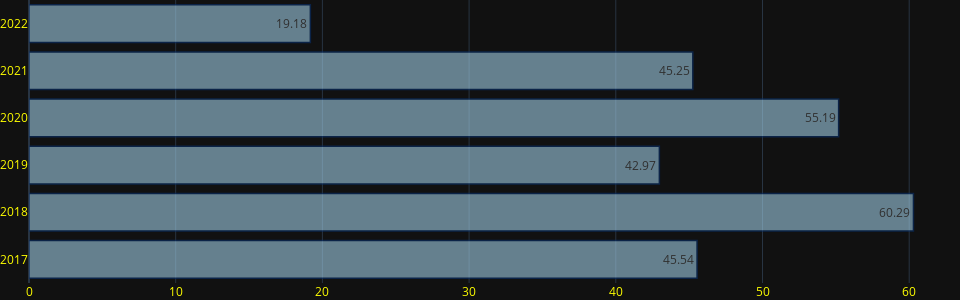

Here is the notebook cell this chart was saved with:
### Markdown cell above
Lượng mưa

### Code cell
fig = go.Figure()
fig.add_trace(go.Bar(y = yearly.index.year, x=yearly.prcp, text = yearly.prcp, textposition='auto', orientation='h'))
fig.update_traces(marker_color='rgb(158,202,225)', marker_line_color='rgb(8,48,107)',
                  marker_line_width=1.5, opacity=0.6,
                  )
fig.update_layout(
    title={
        # 'text': f'<b>Tổng lượng mưa của từng năm</b>',
        # 'y':0.8,
        # 'x':0.5,
        'xanchor': 'center',
        'yanchor': 'top'},
    title_font_color="red",
    font_color="yellow",
    hovermode="x unified",
    hoverlabel=dict(
        bgcolor="gray",
        font_size=16,
        font_family="Rockwell")
)
fig.update_layout(yaxis_title=None, xaxis_title=None, margin=dict(l=0, r=0, t=0, b=0),
    height=300, width=960)
fig.show()

### Figure 1 — Plotly figure (JSON) as saved in the notebook; plotly's stock layout.template omitted (floating-point values rounded to 4 significant figures)
{"data": [{"marker": {"color": "rgb(158,202,225)", "line": {"color": "rgb(8,48,107)", "width": 1.5}}, "opacity": 0.6, "orientation": "h", "text": [45.54, 60.29, 42.97, 55.19, 45.25, 19.18], "textposition": "auto", "type": "bar", "x": [45.54, 60.29, 42.97, 55.19, 45.25, 19.18], "y": [2017, 2018, 2019, 2020, 2021, 2022]}], "layout": {"font": {"color": "yellow"}, "height": 300, "hoverlabel": {"bgcolor": "gray", "font": {"family": "Rockwell", "size": 16}}, "hovermode": "x unified", "margin": {"b": 0, "l": 0, "r": 0, "t": 0}, "title": {"font": {"color": "red"}, "xanchor": "center", "yanchor": "top"}, "width": 960, "xaxis": {"title": {}}, "yaxis": {"title": {}}}}
